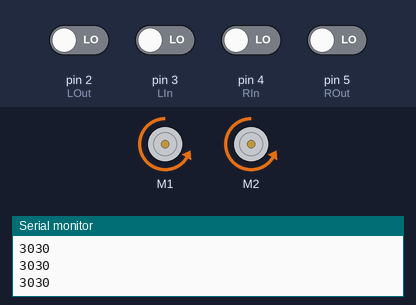
Recording of a sketch running on a simulated Arduino Uno, built with avr-gcc and run on an emulated ATmega328P. On the bench: 2 × DC motor (green arrow = forward, orange = backward, longer = faster), the last lines printed to the serial monitor. The inputs (shaded band) are chosen by the test bench; at power-on: pin 2 (LOut), pin 3 (LIn), pin 4 (RIn), pin 5 (ROut) LOW.

Above: at 2.2 s.
2.3 s: pin 3 (LIn) driven HIGH
At 3.5 s:
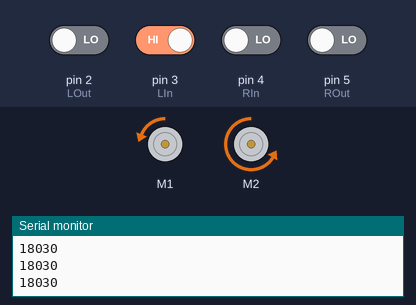
3.8 s: pin 2 (LOut) driven HIGH
At 6.5 s:
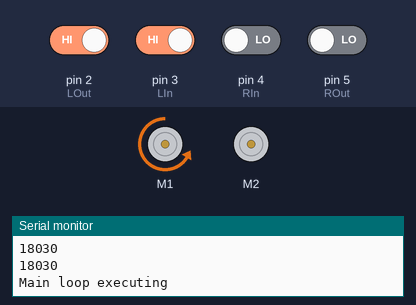
6.8 s: pin 2 (LOut) driven LOW
At 7.3 s:
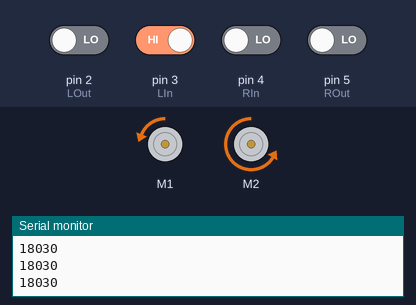
8.5 s: pin 4 (RIn) driven HIGH
10.1 s: pin 3 (LIn) driven LOW
At 11.3 s:
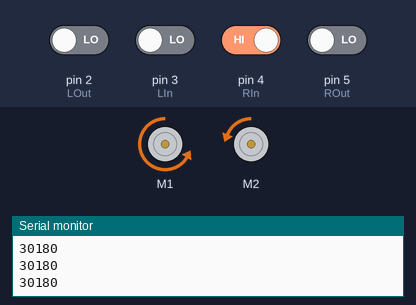
11.6 s: pin 4 (RIn) driven LOW
At 12.1 s:
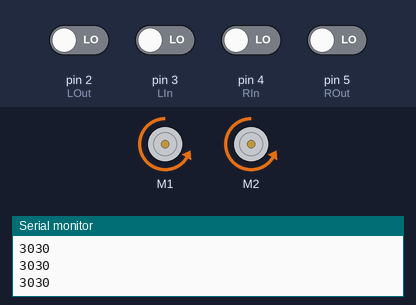
Timing chart, 0 to 14.1 s (numbered marks = the images above; inputs shaded):
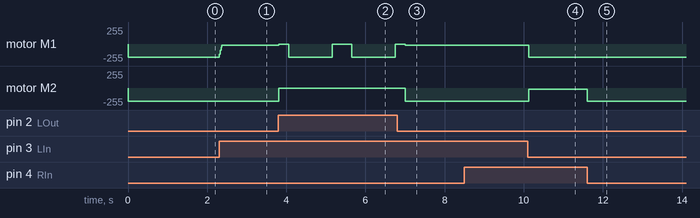

Measured:
- after the input at 2.3 s, motor M1: backward 200/255 → backward 20/255 at once
- after the input at 3.8 s, motor M1: goes stopped 0.25 s, backward 200/255 1.1 s, stopped 0.50 s, backward 200/255 1.1 s, then stopped, starting at once; motor M2: backward 200/255 → stopped at once
- after the input at 6.8 s, motor M2: stopped → backward 200/255 after 0.21 s
- after the input at 10.1 s, motor M1: backward 20/255 → backward 200/255 at once; motor M2: backward 200/255 → backward 20/255 at once
- after the input at 11.6 s, motor M2: backward 20/255 → backward 200/255 at once

The sketch:

modular_line_following_functions.ino
```cpp
#include <Adafruit_MotorShield.h>

Adafruit_MotorShield AFMS = Adafruit_MotorShield();

Adafruit_DCMotor *left = AFMS.getMotor(1);
Adafruit_DCMotor *right = AFMS.getMotor(2);
// D9 and D10 are used for the motor shield

int LOut = 2, LIn = 3, RIn = 4, ROut = 5;
// Declare pins used by the 4 line sensors
int lineStates[4];
// Declare a list to store the 4 states of 4 separate line sensors

int speed = 200;
// Declare the default speed of the motors
int nintyDegrees = 700;
// Declare the time required for the robot to turn ninty degrees using the turnLeft or turnRight functions

int leftWeightArray[10] = {0};
int rightWeightArray[10] = {0};
// Declare arrays to store past values of the line sensor states, for weighting the turn
int head = 0;
// Declare a variable to store the position in the weight arrays for the next recording
int arraySize = 0;
// Declare a variable to store the length of the weight arrays

void setup(){
  Serial.begin(9600);

  pinMode(LOut, INPUT);
  pinMode(LIn, INPUT);
  pinMode(RIn, INPUT);
  pinMode(ROut, INPUT);

  // Magical code (but why?)
  // https://forum.arduino.cc/t/my-void-setup-is-repeating/669468/7 (potential reason?)
  if (!AFMS.begin()) {
    Serial.println("Could not find Motor Shield. Check wiring.");
    while (1);
  }

  Serial.println("Motor Shield found.");

  Serial.println("Set up done executing");

  left->setSpeed(speed);
  right->setSpeed(speed);
  left->run(BACKWARD);
  right->run(BACKWARD);
  delay(1000);

  left->setSpeed(0);
  right->setSpeed(0);
  left->run(RELEASE);
  right->run(RELEASE);
}

void forward(int speed){
  // Rotate both motors forward at the given speed
  left->setSpeed(speed);
  right->setSpeed(speed);
  left->run(BACKWARD);
  right->run(BACKWARD);
}

void backward(int speed){
  // Rotate both motors backward at the given speed
  left->setSpeed(speed);
  right->setSpeed(speed);
  left->run(FORWARD);
  right->run(FORWARD);
}

void turnLeft(){
  // Rotate the robot to the right, for a given duration (which determines the angle rotated)
  left->setSpeed(125);
  right->setSpeed(200);
  left->run(FORWARD);
  right->run(BACKWARD);
  // Duration to be calibrated to turn the desired amount
}

void turnRight(){
  // Rotate the robot to the left, for a given duration (which determines the angle rotated)
  left->setSpeed(200);
  right->setSpeed(125);
  left->run(BACKWARD);
  right->run(FORWARD);
  // Duration to be calibrated to turn the desired amount
}

void arcTurnRight(){
  left->setSpeed(200);
  right->setSpeed(0);
  left->run(BACKWARD);
  right->run(BACKWARD);
}

void stop(){
  left->setSpeed(0);
  right->setSpeed(0);
  left->run(RELEASE);
  right->run(RELEASE);
}

void follow(int speed_1, int speed_2){
  // Rotate both motors forward at the given speed
  left->setSpeed(speed_1);
  right->setSpeed(speed_2);
  left->run(BACKWARD);
  right->run(BACKWARD);
}

void readLine(){
  lineStates[0] = digitalRead(LOut);
  lineStates[1] = digitalRead(LIn);
  lineStates[2] = digitalRead(RIn);
  lineStates[3] = digitalRead(ROut);
}

void recordLineValue(int lineStates[4]){
  leftWeightArray[head] = lineStates[1];
  rightWeightArray[head] = lineStates[2];
  head = (head + 1) % 10;
  if (arraySize < 10){
    arraySize++ ;
  }
}

int sumWeight(int weight[]){
  int total = 0;
  for (int i = 0; i < arraySize; i++) {
    total += weight[i];
  }
  return (total * 30 / 2) + 30;
}

void adjust(int lineStates[4]){
  recordLineValue(lineStates);
  int leftWeight = sumWeight(leftWeightArray);
  int rightWeight = sumWeight(rightWeightArray);
  Serial.print(leftWeight);
  Serial.println(rightWeight);

  // Maneuver the robot based on the states of the line sensors
  if (lineStates[1] == 0 && lineStates[2] == 0){
    forward(speed);
  }
  else if (lineStates[1] == 0 && lineStates[2] == 1){
    follow(speed, speed - rightWeight);
    //turnRight();
  }
  else if (lineStates[1] == 1 && lineStates[2] == 0){
    follow(speed - leftWeight, speed);
    //turnLeft();
  }
  else{
    Serial.println("Error: both inner line sensors are on the white line");
  }
  readLine();
}

void loop(){
  Serial.println("Main loop executing");

  // Test level 1: whether the robot stays on the marked white line, carry out adjustments and calibrations so the adjust() function keeps the robot on the line
  /*
  readLine();
  adjust(lineStates);
  */

  //Test level 2: whether the robot stays on the line and stop when a turn is detected

  readLine();
  while(lineStates[0] == 0 && lineStates[3] == 0){
    // Keep adjusting and moving forward until a line is detected on the right
    adjust(lineStates);
    readLine();
  }

  stop();
  delay(250);

  arcTurnRight();
  delay(900);

  readLine();
  while(lineStates[1] == 0){
  arcTurnRight();
  readLine();
  }

  arcTurnRight();
  delay(200);

  stop();
  delay(250);

  // Test level 3: whether all calibrations contribute to the consistent navigation of the robot from the starting point to the first block
  /*
  start_to_A();
  */
}
```
